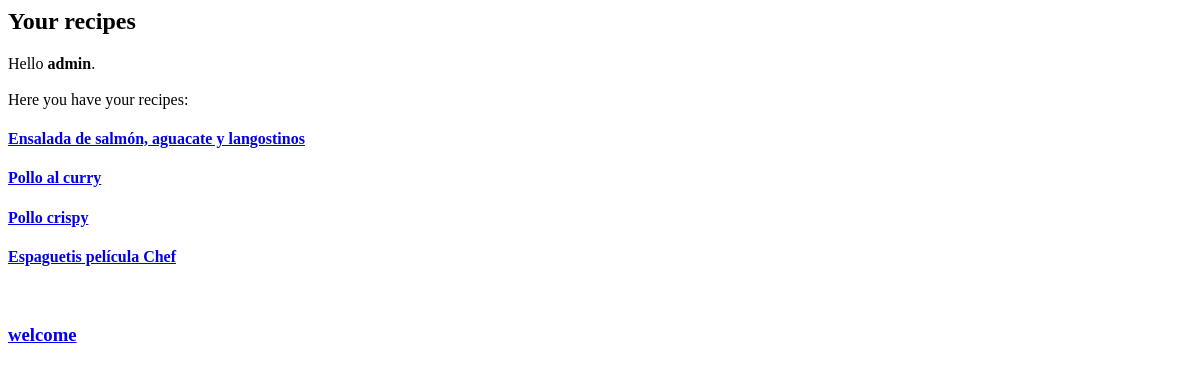
The app's page /myrecipes (signed in), older data.
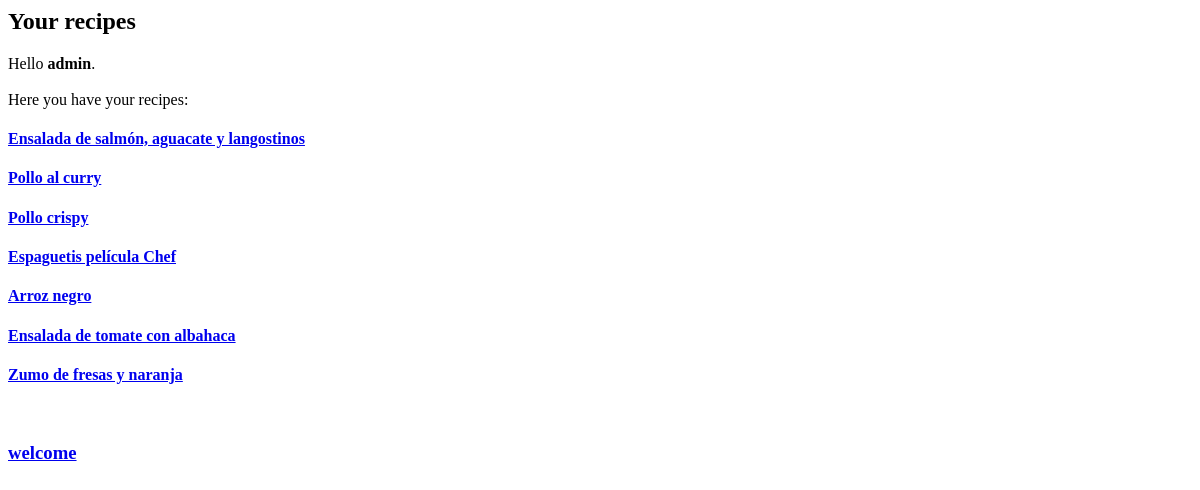
The same page, newer data.
### RecipesAndFun/models.py (models this page shows, shortened)
class receta(models.Model):
    nombre_receta= models.CharField(max_length=100)
    ingredientes= models.TextField(help_text='Escribe los ingredientes')
    preparacion= models.TextField(verbose_name='Preparacion')
    tiempo_preparacion= models.IntegerField
    comentarios= models.CharField(help_text='Espacio para comentarios', max_length=1000, null=True)
    puntuacion= models.IntegerField
    fecha_publicacion= models.DateTimeField(blank=True, null=True)
    autor= models.ForeignKey(User, on_delete=models.CASCADE)

### RecipesAndFun/views.py (the view)
# urls.py: path('myrecipes',views.myrecipes),
def myrecipes(request):
    ownrecipes=receta.objects.filter(autor=request.user.id)
    return render(request, 'myrecipes.html', {"ownrecipes":ownrecipes})

### templates/myrecipes.html (shortened to what this page needs)
<h2>Your recipes </h2>
<p>
   Hello <b>{{request.user.username}}</b>.
<br><br>
     Here you have your recipes:
{%  for instance in ownrecipes %}
    <div>
        <h4><a href="{% url 'recipe_details' instance.id %}">
            {{ instance.nombre_receta }}</a></h4>
    </div>
{% endfor %}
<br>
    <h3><a href="/welcome">welcome </a></h3>

Row changes from the older to the newer data that the page shows:
added receta: nombre_receta "Arroz negro"
added receta: nombre_receta "Ensalada de tomate con albahaca"
added receta: nombre_receta "Zumo de fresas y naranja"
